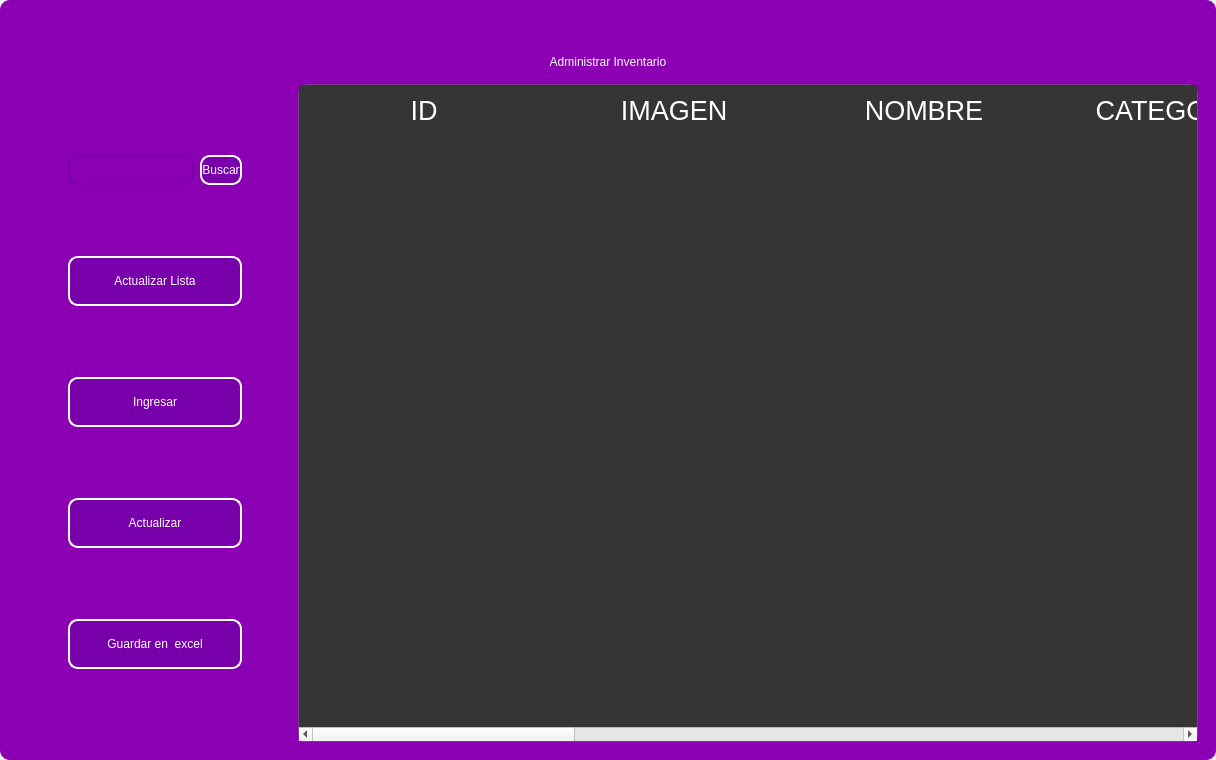
<?xml version="1.0" encoding="UTF-8"?>
<ui version="4.0">
 <class>MainWindow</class>
 <widget class="QMainWindow" name="MainWindow">
  <property name="geometry">
   <rect>
    <x>0</x>
    <y>0</y>
    <width>1216</width>
    <height>760</height>
   </rect>
  </property>
  <property name="windowTitle">
   <string>MainWindow</string>
  </property>
  <property name="styleSheet">
   <string notr="true"/>
  </property>
  <widget class="QWidget" name="centralwidget">
   <property name="styleSheet">
    <string notr="true"/>
   </property>
   <layout class="QVBoxLayout" name="verticalLayout">
    <property name="spacing">
     <number>0</number>
    </property>
    <property name="leftMargin">
     <number>0</number>
    </property>
    <property name="topMargin">
     <number>0</number>
    </property>
    <property name="rightMargin">
     <number>0</number>
    </property>
    <property name="bottomMargin">
     <number>0</number>
    </property>
    <item>
     <widget class="QFrame" name="frame">
      <property name="enabled">
       <bool>true</bool>
      </property>
      <property name="styleSheet">
       <string notr="true">
QFrame {
border-radius:10px;
background-color: rgb(140, 0, 179);
 }
</string>
      </property>
      <property name="frameShape">
       <enum>QFrame::StyledPanel</enum>
      </property>
      <property name="frameShadow">
       <enum>QFrame::Raised</enum>
      </property>
      <layout class="QVBoxLayout" name="verticalLayout_2">
       <item>
        <widget class="QFrame" name="frame_superior">
         <property name="minimumSize">
          <size>
           <width>0</width>
           <height>40</height>
          </size>
         </property>
         <property name="maximumSize">
          <size>
           <width>16777215</width>
           <height>40</height>
          </size>
         </property>
         <property name="styleSheet">
          <string notr="true">QPushButton{
border-radius:18px;
}

QPushButton:hover{
	background-color: rgb(0, 0, 0);
}
</string>
         </property>
         <property name="frameShape">
          <enum>QFrame::StyledPanel</enum>
         </property>
         <property name="frameShadow">
          <enum>QFrame::Raised</enum>
         </property>
         <layout class="QHBoxLayout" name="horizontalLayout_3">
          <property name="spacing">
           <number>4</number>
          </property>
          <property name="leftMargin">
           <number>0</number>
          </property>
          <property name="topMargin">
           <number>0</number>
          </property>
          <property name="rightMargin">
           <number>0</number>
          </property>
          <property name="bottomMargin">
           <number>0</number>
          </property>
          <item>
           <widget class="QPushButton" name="btn_icon">
            <property name="text">
             <string/>
            </property>
            <property name="iconSize">
             <size>
              <width>40</width>
              <height>40</height>
             </size>
            </property>
           </widget>
          </item>
          <item>
           <spacer name="horizontalSpacer_2">
            <property name="orientation">
             <enum>Qt::Horizontal</enum>
            </property>
            <property name="sizeHint" stdset="0">
             <size>
              <width>443</width>
              <height>20</height>
             </size>
            </property>
           </spacer>
          </item>
          <item>
           <widget class="QPushButton" name="btn_exit">
            <property name="minimumSize">
             <size>
              <width>38</width>
              <height>38</height>
             </size>
            </property>
            <property name="maximumSize">
             <size>
              <width>38</width>
              <height>38</height>
             </size>
            </property>
            <property name="cursor">
             <cursorShape>PointingHandCursor</cursorShape>
            </property>
            <property name="text">
             <string/>
            </property>
            <property name="iconSize">
             <size>
              <width>35</width>
              <height>35</height>
             </size>
            </property>
           </widget>
          </item>
          <item>
           <widget class="QPushButton" name="bt_minimizar">
            <property name="minimumSize">
             <size>
              <width>38</width>
              <height>38</height>
             </size>
            </property>
            <property name="maximumSize">
             <size>
              <width>38</width>
              <height>38</height>
             </size>
            </property>
            <property name="cursor">
             <cursorShape>PointingHandCursor</cursorShape>
            </property>
            <property name="text">
             <string/>
            </property>
            <property name="icon">
             <iconset>
              <normaloff>../../../../../../../.designer/backup/image/minus.svg</normaloff>../../../../../../../.designer/backup/image/minus.svg</iconset>
            </property>
            <property name="iconSize">
             <size>
              <width>38</width>
              <height>38</height>
             </size>
            </property>
           </widget>
          </item>
          <item>
           <widget class="QPushButton" name="bt_maximizar">
            <property name="minimumSize">
             <size>
              <width>38</width>
              <height>38</height>
             </size>
            </property>
            <property name="maximumSize">
             <size>
              <width>38</width>
              <height>38</height>
             </size>
            </property>
            <property name="cursor">
             <cursorShape>PointingHandCursor</cursorShape>
            </property>
            <property name="text">
             <string/>
            </property>
            <property name="icon">
             <iconset>
              <normaloff>../../../../../../../.designer/backup/image/chevron-up.svg</normaloff>../../../../../../../.designer/backup/image/chevron-up.svg</iconset>
            </property>
            <property name="iconSize">
             <size>
              <width>38</width>
              <height>38</height>
             </size>
            </property>
           </widget>
          </item>
          <item>
           <widget class="QPushButton" name="bt_restaurar">
            <property name="minimumSize">
             <size>
              <width>38</width>
              <height>38</height>
             </size>
            </property>
            <property name="maximumSize">
             <size>
              <width>38</width>
              <height>38</height>
             </size>
            </property>
            <property name="cursor">
             <cursorShape>PointingHandCursor</cursorShape>
            </property>
            <property name="text">
             <string/>
            </property>
            <property name="icon">
             <iconset>
              <normaloff>../../../../../../../.designer/backup/image/chevron-down.svg</normaloff>../../../../../../../.designer/backup/image/chevron-down.svg</iconset>
            </property>
            <property name="iconSize">
             <size>
              <width>38</width>
              <height>38</height>
             </size>
            </property>
           </widget>
          </item>
          <item>
           <widget class="QPushButton" name="bt_cerrar">
            <property name="minimumSize">
             <size>
              <width>38</width>
              <height>38</height>
             </size>
            </property>
            <property name="maximumSize">
             <size>
              <width>38</width>
              <height>38</height>
             </size>
            </property>
            <property name="cursor">
             <cursorShape>PointingHandCursor</cursorShape>
            </property>
            <property name="text">
             <string/>
            </property>
            <property name="icon">
             <iconset>
              <normaloff>../../../../../../../.designer/backup/image/x.svg</normaloff>../../../../../../../.designer/backup/image/x.svg</iconset>
            </property>
            <property name="iconSize">
             <size>
              <width>38</width>
              <height>38</height>
             </size>
            </property>
           </widget>
          </item>
         </layout>
        </widget>
       </item>
       <item>
        <widget class="QLabel" name="label">
         <property name="styleSheet">
          <string notr="true">font: 30pt &quot;MS Shell Dlg 2&quot;;
color: rgb(255, 255, 255);</string>
         </property>
         <property name="text">
          <string>Administrar Inventario</string>
         </property>
         <property name="alignment">
          <set>Qt::AlignCenter</set>
         </property>
        </widget>
       </item>
       <item>
        <widget class="QFrame" name="frame_3">
         <property name="frameShape">
          <enum>QFrame::StyledPanel</enum>
         </property>
         <property name="frameShadow">
          <enum>QFrame::Raised</enum>
         </property>
         <layout class="QHBoxLayout" name="horizontalLayout_4">
          <property name="spacing">
           <number>6</number>
          </property>
          <item>
           <layout class="QVBoxLayout" name="verticalLayout_4">
            <property name="spacing">
             <number>50</number>
            </property>
            <property name="leftMargin">
             <number>50</number>
            </property>
            <property name="topMargin">
             <number>50</number>
            </property>
            <property name="rightMargin">
             <number>50</number>
            </property>
            <property name="bottomMargin">
             <number>50</number>
            </property>
            <item>
             <layout class="QHBoxLayout" name="horizontalLayout">
              <property name="spacing">
               <number>6</number>
              </property>
              <property name="rightMargin">
               <number>0</number>
              </property>
              <property name="bottomMargin">
               <number>0</number>
              </property>
              <item>
               <widget class="QLineEdit" name="searchtxt">
                <property name="minimumSize">
                 <size>
                  <width>100</width>
                  <height>30</height>
                 </size>
                </property>
                <property name="maximumSize">
                 <size>
                  <width>200</width>
                  <height>30</height>
                 </size>
                </property>
                <property name="styleSheet">
                 <string notr="true">QLabel {
	color: rgb(255, 255, 254);
	font: 12pt &quot;Arial&quot;;
	background-color: rgba(0, 0, 0,0);
}

QTextEdit{
background-color: rgba(0, 0, 0,0);
border-radius:10px; 
font: 12pt &quot;Arial&quot;;
color: rgb(255, 255, 254);
border: 2px solid  rgb(255, 255, 255);

}

QTextEdit:hover{
background-color: rgba(0, 0, 0,0);
border-radius:10px; 
font: 12pt &quot;Arial&quot;;
border: 2px solid  rgb(120, 0, 171);
}

QTextEdit:focus{
background-color: rgb(0, 0, 0);
border-radius:10px; 
font: 12pt &quot;Arial&quot;;
border: 2px solid rgb(120, 0, 171);
}

QLineEdit{
background-color: rgba(0, 0, 0,0);
border-radius:10px; 
font: 12pt &quot;Arial&quot;;
color: rgb(255, 255, 254);
border: 2px solid  rgb(120, 0, 171);
}

QLineEdit:hover{
background-color: rgba(0, 0, 0,0);
border-radius:10px; 
font: 12pt &quot;Arial&quot;;
border: 2px solid  rgb(120, 0, 171);
}

QLineEdit:focus{
background-color: rgb(0, 0, 0);
border-radius:10px; 
font: 12pt &quot;Arial&quot;;
border: 2px solid rgb(120, 0, 171);
}

QCheckBox{
	font: 12pt &quot;Arial&quot;;
	color: rgb(255, 255, 255);
}

QCheckBox::indicator {
    width: 18px;
    height:18px;
}

QCheckBox::indicator:unchecked {
   background-image: url(image/square.svg);
}

QCheckBox::indicator:checked {
   background-image: url(image/check-square.svg);
}

QPushButton{
border-radius:10px; 
font: 12pt &quot;Arial&quot;;
color: rgb(255, 255, 254);
border: 2px solid #ffffff;
}

QPushButton:hover{
border-radius:10px; 
font: 12pt &quot;Arial&quot;;
color: rgb(255, 255, 255);
border: 2px solid rgb(120, 0, 171);
	background-color: rgb(120, 0, 171);
}
</string>
                </property>
               </widget>
              </item>
              <item>
               <widget class="QPushButton" name="btn_search">
                <property name="minimumSize">
                 <size>
                  <width>30</width>
                  <height>30</height>
                 </size>
                </property>
                <property name="maximumSize">
                 <size>
                  <width>100</width>
                  <height>30</height>
                 </size>
                </property>
                <property name="cursor">
                 <cursorShape>PointingHandCursor</cursorShape>
                </property>
                <property name="styleSheet">
                 <string notr="true">QPushButton{
border-radius:10px; 
font: 12pt &quot;Arial&quot;;
color: rgb(255, 255, 254);
border: 2px solid #ffffff;
	background-color: rgb(120, 0, 171);
}

QPushButton:hover{
border-radius:10px; 
font: 12pt &quot;Arial&quot;;
color: rgb(255, 255, 255);
border: 2px solid rgb(120, 0, 171);
	background-color: rgb(120, 0, 171);
}</string>
                </property>
                <property name="text">
                 <string>Buscar</string>
                </property>
               </widget>
              </item>
             </layout>
            </item>
            <item>
             <widget class="QPushButton" name="btn_get">
              <property name="minimumSize">
               <size>
                <width>50</width>
                <height>0</height>
               </size>
              </property>
              <property name="maximumSize">
               <size>
                <width>300</width>
                <height>50</height>
               </size>
              </property>
              <property name="cursor">
               <cursorShape>PointingHandCursor</cursorShape>
              </property>
              <property name="styleSheet">
               <string notr="true">QPushButton{
border-radius:10px; 
font: 12pt &quot;Arial&quot;;
color: rgb(255, 255, 254);
border: 2px solid #ffffff;
	background-color: rgb(120, 0, 171);
}

QPushButton:hover{
border-radius:10px; 
font: 12pt &quot;Arial&quot;;
color: rgb(255, 255, 255);
border: 2px solid rgb(120, 0, 171);
	background-color: rgb(120, 0, 171);
}</string>
              </property>
              <property name="text">
               <string>Actualizar Lista</string>
              </property>
              <property name="iconSize">
               <size>
                <width>30</width>
                <height>30</height>
               </size>
              </property>
             </widget>
            </item>
            <item>
             <widget class="QPushButton" name="btn_add">
              <property name="maximumSize">
               <size>
                <width>300</width>
                <height>50</height>
               </size>
              </property>
              <property name="cursor">
               <cursorShape>PointingHandCursor</cursorShape>
              </property>
              <property name="styleSheet">
               <string notr="true">QPushButton{
border-radius:10px; 
font: 12pt &quot;Arial&quot;;
color: rgb(255, 255, 254);
border: 2px solid #ffffff;
	background-color: rgb(120, 0, 171);
}

QPushButton:hover{
border-radius:10px; 
font: 12pt &quot;Arial&quot;;
color: rgb(255, 255, 255);
border: 2px solid rgb(120, 0, 171);
	background-color: rgb(120, 0, 171);
}</string>
              </property>
              <property name="text">
               <string>Ingresar</string>
              </property>
              <property name="iconSize">
               <size>
                <width>30</width>
                <height>30</height>
               </size>
              </property>
             </widget>
            </item>
            <item>
             <widget class="QPushButton" name="btn_update">
              <property name="maximumSize">
               <size>
                <width>300</width>
                <height>50</height>
               </size>
              </property>
              <property name="cursor">
               <cursorShape>PointingHandCursor</cursorShape>
              </property>
              <property name="styleSheet">
               <string notr="true">QPushButton{
border-radius:10px; 
font: 12pt &quot;Arial&quot;;
color: rgb(255, 255, 254);
border: 2px solid #ffffff;
	background-color: rgb(120, 0, 171);
}

QPushButton:hover{
border-radius:10px; 
font: 12pt &quot;Arial&quot;;
color: rgb(255, 255, 255);
border: 2px solid rgb(120, 0, 171);
	background-color: rgb(120, 0, 171);
}</string>
              </property>
              <property name="text">
               <string>Actualizar</string>
              </property>
              <property name="iconSize">
               <size>
                <width>30</width>
                <height>30</height>
               </size>
              </property>
             </widget>
            </item>
            <item>
             <widget class="QPushButton" name="btn_excel">
              <property name="minimumSize">
               <size>
                <width>11</width>
                <height>50</height>
               </size>
              </property>
              <property name="cursor">
               <cursorShape>PointingHandCursor</cursorShape>
              </property>
              <property name="styleSheet">
               <string notr="true">QPushButton{
border-radius:10px; 
font: 12pt &quot;Arial&quot;;
color: rgb(255, 255, 254);
border: 2px solid #ffffff;
	background-color: rgb(120, 0, 171);
}

QPushButton:hover{
border-radius:10px; 
font: 12pt &quot;Arial&quot;;
color: rgb(255, 255, 255);
border: 2px solid rgb(120, 0, 171);
	background-color: rgb(120, 0, 171);
}</string>
              </property>
              <property name="text">
               <string>Guardar en  excel</string>
              </property>
              <property name="iconSize">
               <size>
                <width>35</width>
                <height>35</height>
               </size>
              </property>
             </widget>
            </item>
           </layout>
          </item>
          <item>
           <widget class="QTableWidget" name="table_inventory">
            <property name="minimumSize">
             <size>
              <width>900</width>
              <height>0</height>
             </size>
            </property>
            <property name="maximumSize">
             <size>
              <width>700</width>
              <height>16777215</height>
             </size>
            </property>
            <property name="styleSheet">
             <string notr="true">QTableView {

	border: 1px solid rgba(255,255,255,40);
	border-bottom-right-radius: 7px; 
	border-bottom-left-radius: 7px; 
	color: white;
	font: 15pt &quot;MS Shell Dlg 2&quot;;
	background-color: rgb(53, 53, 53);
}

QHeaderView::section {
background-color: rgb(53, 53, 53);
color: white;
border: none;
height: 50px;
font-size: 20pt;
}

QTableView::item {
    border-style: none;
    border-bottom: 1px solid rgba(255,255,255,50);
    padding-left: auto;
    padding-right: auto;
}

QTableView::item:selected{
	border: none;
	color: rgb(255, 255, 255);
    background-color: rgba(255, 255, 255, 50);
}
</string>
            </property>
            <property name="editTriggers">
             <set>QAbstractItemView::NoEditTriggers</set>
            </property>
            <attribute name="horizontalHeaderDefaultSectionSize">
             <number>250</number>
            </attribute>
            <column>
             <property name="text">
              <string>ID</string>
             </property>
            </column>
            <column>
             <property name="text">
              <string>IMAGEN</string>
             </property>
            </column>
            <column>
             <property name="text">
              <string>NOMBRE</string>
             </property>
            </column>
            <column>
             <property name="text">
              <string>CATEGORIA</string>
             </property>
            </column>
            <column>
             <property name="text">
              <string>CANTIDAD DISPONIBLE</string>
             </property>
            </column>
            <column>
             <property name="text">
              <string>PRECIO COMPRA</string>
             </property>
            </column>
            <column>
             <property name="text">
              <string>PRECIO VENTA</string>
             </property>
            </column>
            <column>
             <property name="text">
              <string>TOTAL COMPRA</string>
             </property>
            </column>
            <column>
             <property name="text">
              <string>DESCRIPCION</string>
             </property>
            </column>
            <column>
             <property name="text">
              <string>TIPO DE PRODUCTO</string>
             </property>
            </column>
           </widget>
          </item>
         </layout>
        </widget>
       </item>
      </layout>
     </widget>
    </item>
   </layout>
  </widget>
 </widget>
 <resources/>
 <connections/>
</ui>
